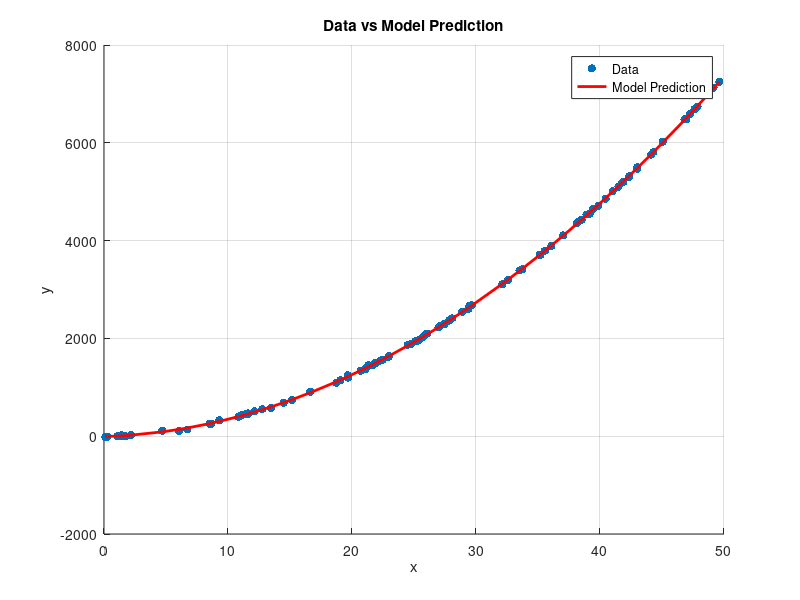
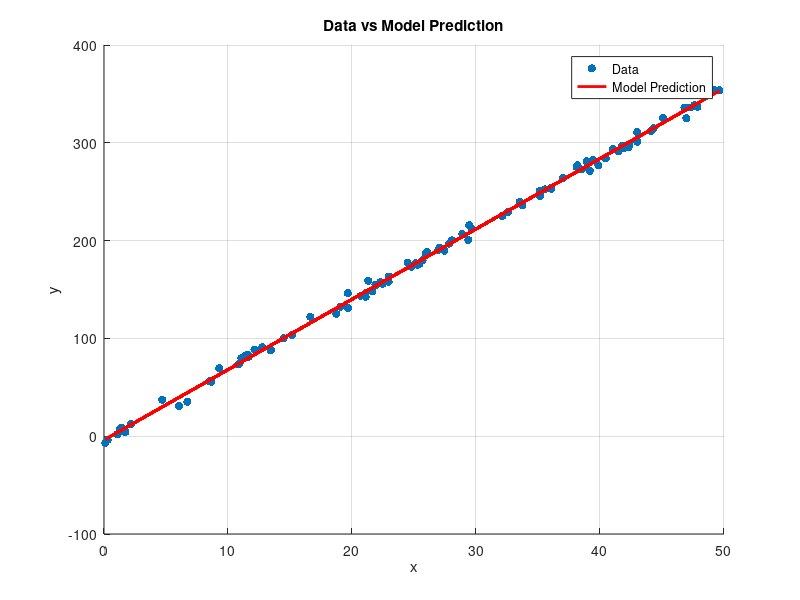

These charts were generated, in order, by the following MATLAB code:
%%
clear all
close all
clc

%% 1 - Model definition and data generation
% Parameters
a0 = -2.923; % True intercept
b0 = 7.18;   % True slope
sigma = 3.8; % Standard deviation of noise
N = 100;     % Number of data points

% Set random seed for reproducibility
rng(1);

% Generate input x uniformly distributed in the range [0, 50]
x = rand(N, 1) * 50; % Uniform distribution in [0, 50]

% Generate noise e
e = sigma * randn(N, 1); % Gaussian noise (mu = 0)

% Generate output y according to the relation
y = a0 + b0 * x + e;

% Plot the generated dataset
figure(1); clf;
scatter(x, y, 'filled');
title('Generated 2D Dataset');
xlabel('x');
ylabel('y');
grid on;

%% 2 - Identification using Least-Squares formula
% We will perform linear regression to estimate a0 and b0
% Prepare the design matrix H
H = [ones(N, 1), x]; % H matrix with a column of ones for intercept and x values

% Estimate parameters using the least squares method
theta = (H' * H) \ (H' * y); % Theta = (H'H)^-1 * H'y
a_hat = theta(1); % Estimated intercept
b_hat = theta(2); % Estimated slope

% Display estimated parameters
disp(['Estimated a0: ' num2str(a_hat)]);
disp(['Estimated b0: ' num2str(b_hat)]);

%% 3 - Prediction with first order polynomial
% Use estimated parameters to predict y values
y_pred = a_hat + b_hat * x;

% Plot Data vs Model prediction
figure(2); clf;
scatter(x, y, 'filled'); % Original noisy data
hold on;
plot(x, y_pred, 'r-', 'LineWidth', 2); % Predicted line
legend('Data', 'Model Prediction');
title('Data vs Model Prediction');
xlabel('x');
ylabel('y');
grid on;

%% 4 - Identification and Prediction with second order polynomial
clear all 
close all
clc

% Parameters
a0 = -2.923; 
b0 = 7.18;  
c0 = 2.8;
sigma = 12.8; 
N = 100;     

% Set random seed for reproducibility
rng(1);

% Generate input x uniformly distributed in the range [0, 50]
x = rand(N, 1) * 50; 

% Generate noise e
e = sigma * randn(N, 1); 

% Generate output y according to the polynomial relation
y = a0 + b0 * x + c0 * x.^2 + e;

% Prepare the design matrix H for a second-order polynomial
H = [ones(N, 1), x, x.^2]; 

% Estimate parameters using the least squares method
theta = (H' * H) \ (H' * y); 
a_hat = theta(1); 
b_hat = theta(2);
c_hat = theta(3);

% Display estimated parameters
disp(['Estimated a0: ' num2str(a_hat)]);
disp(['Estimated b0: ' num2str(b_hat)]);
disp(['Estimated c0: ' num2str(c_hat)]); % Fixed here

% Predict y values using the estimated parameters
y_pred = a_hat + b_hat * x + c_hat * x.^2;

% Sort x for a smoother plot
[x_sorted, sort_idx] = sort(x);
y_pred_sorted = a_hat + b_hat * x_sorted + c_hat * x_sorted.^2; % Calculate sorted predictions

% Plot the results
figure(1); clf;
scatter(x, y, 'filled'); 
hold on;
plot(x_sorted, y_pred_sorted, 'r-', 'LineWidth', 2); 
legend('Data', 'Model Prediction');
title('Data vs Model Prediction');
xlabel('x');
ylabel('y');
grid on;
